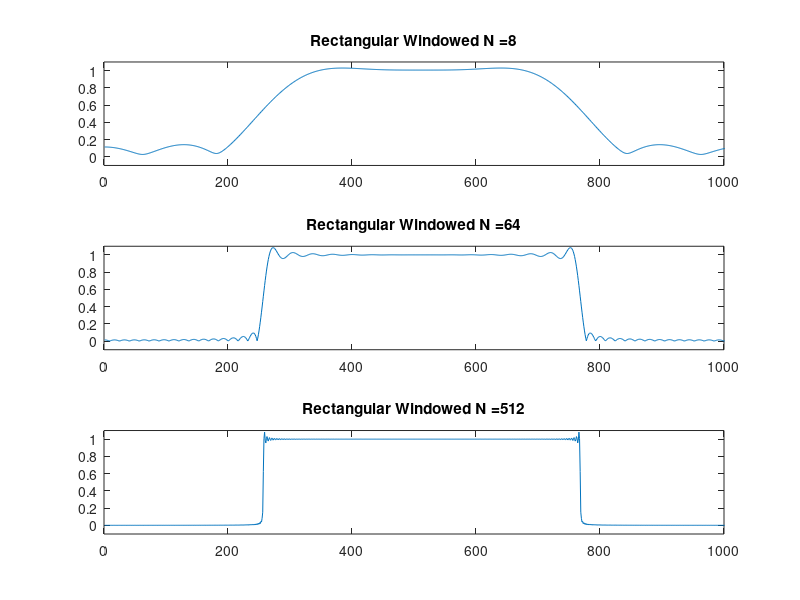
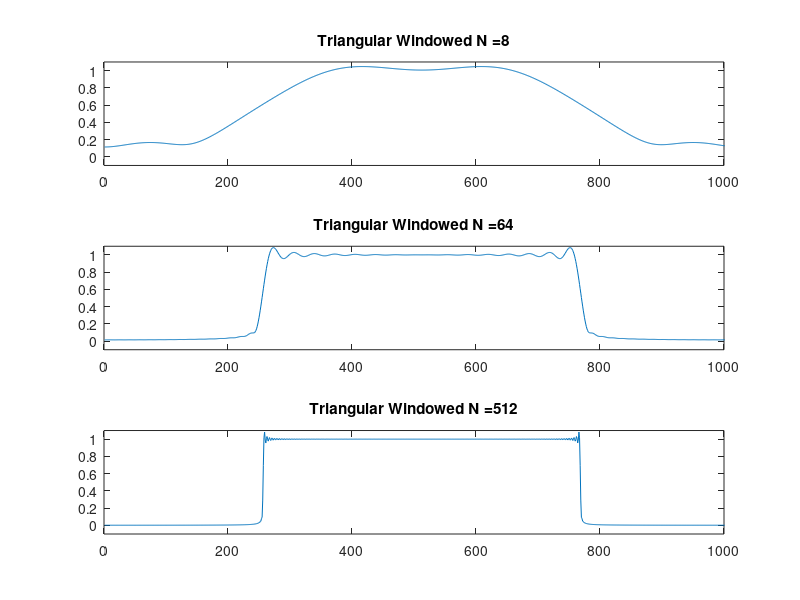
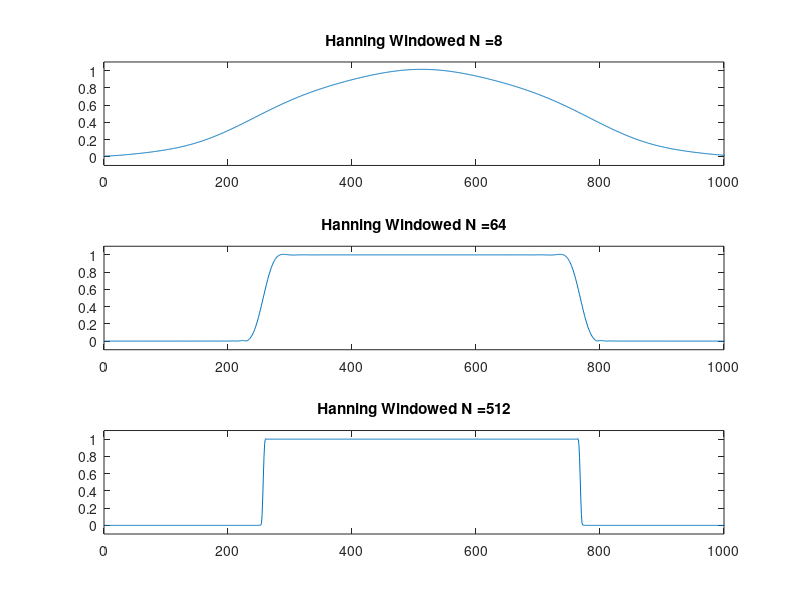
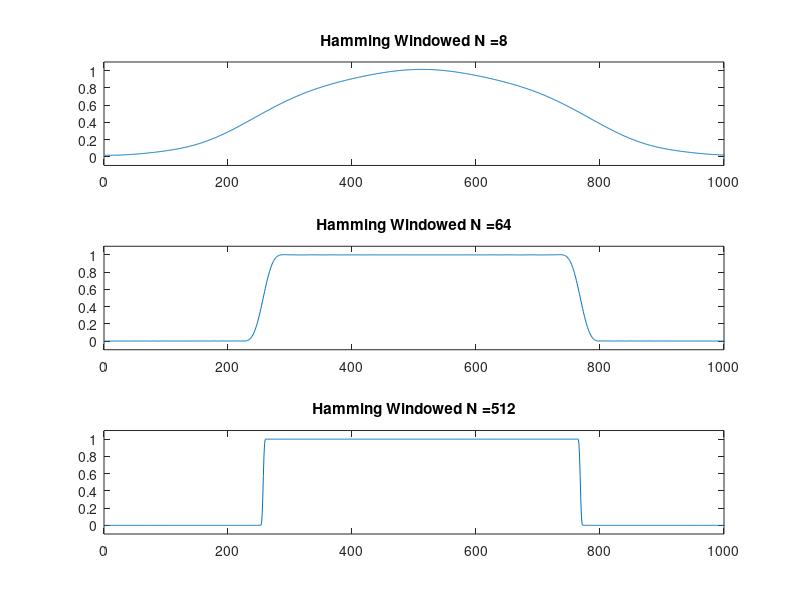

Write MATLAB code to recreate these figures, in order. (Note: this script raises an error after producing the figures.)
clc
clear all
close all
N=128;
n = 0:1:N-1;
wc=pi*0.5;
w1=linspace(-pi,pi,1024);
k=(8-1)/2;
for i=1:8
    if i==k
        hd8(i)=wc/pi;
    else    
        hd8(i)=sin(wc*(i-k))/(pi*(i-k));
    end
end;
k=(64-1)/2;
for i=1:64
    if i==k
        hd64(i)=wc/pi;
    else    
        hd64(i)=sin(wc*(i-k))/(pi*(i-k));
    end
end;
%t=0:1/1:length(H1)-1;
figure(1);
c=0;
for j=[8 64 512]
    c=c+1;
    k=(j-1)/2;
    for i=1:j
        if i==k
            hd1(i)=wc/pi;
        else    
            hd1(i)=sin(wc*(i-k))/(pi*(i-k));
        end
    end;
    
    rw=ones(1,j);
    h1=hd1.*rw;
    H1=freqz(h1,1,w1);
    subplot(3,1,c);
    plot(abs(H1));
    axis([0 1000 -0.1 1.1]);
    title(['Rectangular Windowed N =',num2str(j)]);
end;    

figure(2);
c=0;
for j=[8 64 512]
    c=c+1;
    
    k=(j-1)/2;
    for i=1:j
        if i==k
            hd2(i)=wc/pi;
        else    
            hd2(i)=sin(wc*(i-k))/(pi*(i-k));
        end
    end;
    

    %triangular window
    for i=1:j
        tw(i)=1-2*[i-(j-1)/2]/(j-1);
    end;

    h2=hd2.*tw;
    H2=freqz(h2,1,w1);
    subplot(3,1,c);
    plot(abs(H2));
    axis([0 1000 -0.1 1.1]);
    title(['Triangular Windowed N =',num2str(j)]);
end;

figure(3);
c=0;
for j=[8 64 512]
    c=c+1;
    k=(j-1)/2;
    for i=1:j
        if i==k
            hd3(i)=wc/pi;
        else    
            hd3(i)=sin(wc*(i-k))/(pi*(i-k));
        end
    end;
    
    for i=1:j
        hnw(i)=0.5-0.5*cos(2*pi*i/(j-1));
    end;
    h3=hd3.*hnw;
    H3=freqz(h3,1,w1);
    subplot(3,1,c);
    plot(abs(H3));
    axis([0 1000 -0.1 1.1]);
    title(['Hanning Windowed N =',num2str(j)]);
end;

figure(4);
c=0;
for j=[8 64 512]
    c=c+1;
    k=(j-1)/2;
    for i=1:j
        if i==k
            hd4(i)=wc/pi;
        else    
            hd4(i)=sin(wc*(i-k))/(pi*(i-k));
        end
    end;
    
    for i=1:j
        hmw(i)=0.54-0.46*cos(2*pi*i/(j-1));
    end;
    h4=hd4.*hmw;
    H4=freqz(h4,1,w1);
    subplot(3,1,c);
    plot(abs(H4));
    axis([0 1000 -0.1 1.1]);
    title(['Hamming Windowed N =',num2str(j)]);
   
end;

figure(5);
c=0;
for j=[8 64 512]
    c=c+1;
    k=(j-1)/2;
    for i=1:j
        if i==k
            hd5(i)=wc/pi;
        else    
            hd5(i)=sin(wc*(i-k))/(pi*(i-k));
        end
    end;
    
    for i=1:j
        bw(i)=0.42-0.5*cos(2*pi*i/(j-1))+0.08*cos(4*pi*i/(j-1));
    end;
    h5=hd5.*bw;
    H5=freqz(h5,1,w1);
    subplot(3,1,c);
    plot(abs(H5));
    axis([0 1000 -0.1 1.1]);
    title(['Blackmnan Windowed N =',num2str(j)]);
end;    

figure(6);
n8 = 0:1:8-1;
subplot(3,1,1);
stem(n8,hd8);
axis([0 8 -0.2 0.5]);
title(['hd for N=8']);

subplot(3,1,2);
n64 = 0:1:64-1;

stem(n64,hd64);
axis([0 64 -0.2 0.5]);
title(['hd for N=64']);

subplot(3,1,3);
n512 = 0:1:512-1;
stem(n512,hd5);
axis([0 512 -0.2 0.5]);
title(['hd for N=512']);
sgtitle('LPF');
%{
y1 = fft(x,n1);         %taking fft of the signal
y1 = fftshift(y1);      %fft shift to get in -fs to +fs range
m1 = abs(y1)/n1;        %absolute value / n
f1 = (-length(y1)/2:length(y1)/2-1)*fs/length(y1);
figure(7);
subplot(2,1,1);
stem(f1,m1);
title('DFT of Signal with only two sinusoids');

fin=conv(h5,x);

y2 = fft(fin,n1);         %taking fft of the signal
y2 = fftshift(y2);      %fft shift to get in -fs to +fs range
m2 = abs(y2)/n1;        %absolute value / n
f2 = (-length(y2)/2:length(y2)/2-1)*fs/length(y2);
subplot(2,1,2);
stem(f2,m2);
title('DFT of Filtered signal');
%}

